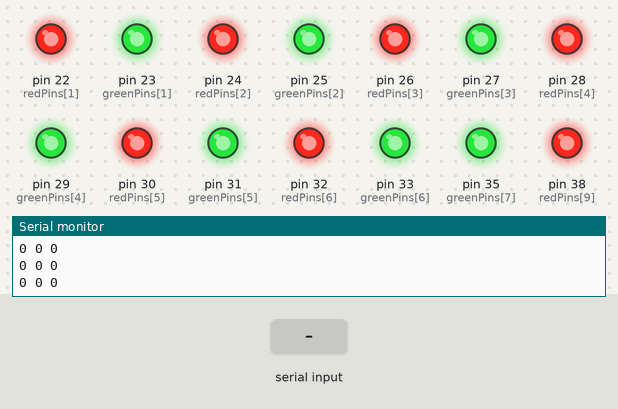
A sketch run on a simulated Arduino Mega 2560, built with avr-gcc and run on an emulated ATmega2560. Parts: output pins drawn as LEDs (lit = HIGH), the last lines printed to the serial monitor. The test bench sets the inputs (shaded band).

Above: at 1.2 s.
1.3 s: "1\n" received over Serial
At 2.5 s:
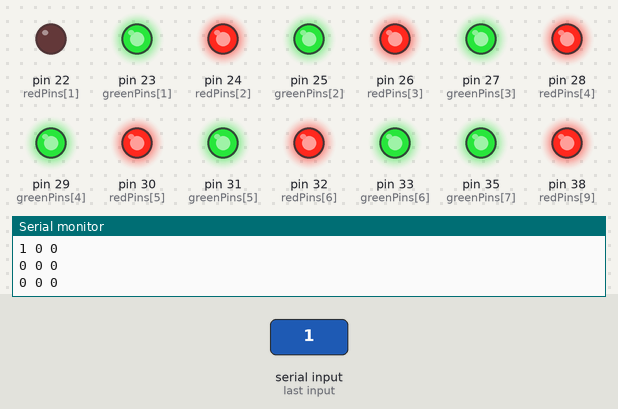
2.8 s: "5\n" received over Serial
At 3.8 s:
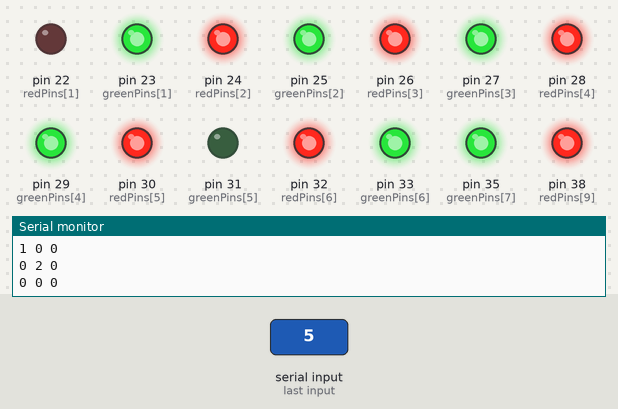
4.3 s: "9\n" received over Serial
At 4.9 s:
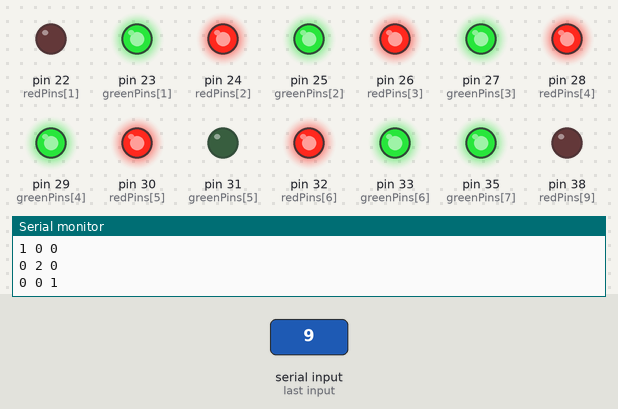
5.8 s: "3\n" received over Serial
At 6.1 s:
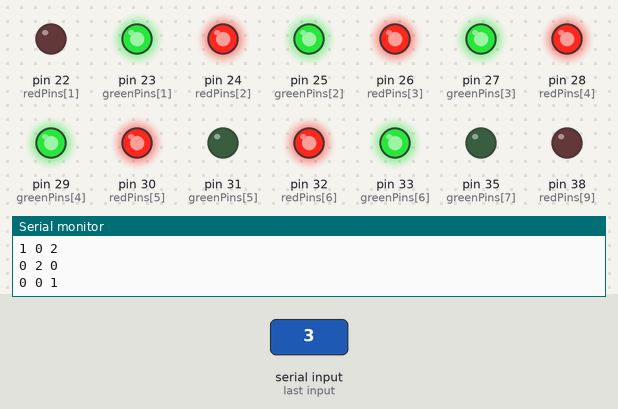
7.3 s: "7\n" received over Serial
At 8.4 s:
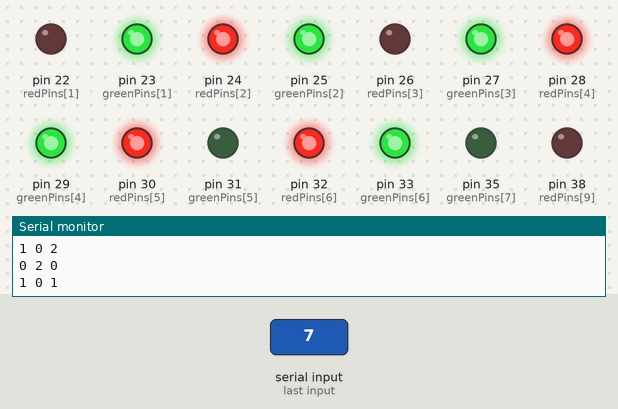
Timing chart, 0 to 9.8 s (numbered marks = the images above; inputs shaded):
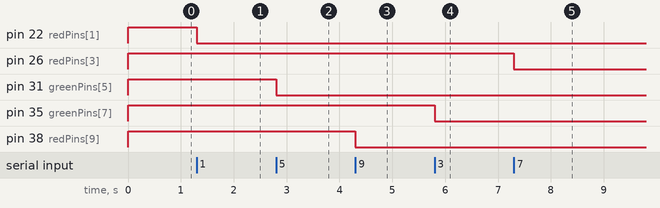

Measured:
- after the input at 1.3 s, pin 22 (redPins[1]): HIGH → LOW at once
- after the input at 2.8 s, pin 31 (greenPins[5]): HIGH → LOW at once
- after the input at 4.3 s, pin 38 (redPins[9]): HIGH → LOW at once
- after the input at 5.8 s, pin 35 (greenPins[7]): HIGH → LOW at once
- after the input at 7.3 s, pin 26 (redPins[3]): HIGH → LOW at once

The sketch:

TicTacToe.ino
```cpp
// Arduino Tic-Tac-Toe Project
// Student: Lazea Dragos-Bogdan
// Group: 30233
// 2021-2022

int player = 1; // the current playe
int selectedPosition = 0; // current selected position
String inString = ""; // for reading the posisions
int color1 = 1; // 1-Red, 2-Green
int color2 = 2; // 1-Red, 2-Green
int redPins[] = {0, 22, 24, 26, 28, 30, 32, 34, 36, 38}; // red pins on the board
int greenPins[] = {0, 23, 25, 27, 29, 31, 33, 35, 37, 39}; // green pins on the board
int bluePins[] = {0, 40, 41, 42, 43, 44, 45, 46, 47, 48}; // blue pins on the board

// the grid
int grid[3][3] = {
  {0,0,0},
  {0,0,0},
  {0,0,0},
};

/*
Grid looks like:
1 2 3
4 5 6
7 8 9
*/

// returns the value at position pos
int getGridValue (int pos) {
  return grid[(pos - 1) / 3][(pos - 1) % 3];
}

// returns the value (index) of the led
int getLedValue (int pos) {
  if (pos == 1 || pos == 5 || pos == 9)
    return pos;
  else if (pos == 3 || pos == 7)
    return (10 - pos);
  else if (pos == 2)
    return 4;
  else if (pos == 4)
    return 2;
  else if (pos == 6)
    return 8;
  else
    return 6;
}

// sets the grid value at position pos
void setGridValue (int pos) {
  grid[(pos - 1) / 3][(pos - 1) % 3] = player;
}

// checks if a position is valid (free)
boolean validPosition (int pos) {
  if (pos >= 1 && pos <=9 && getGridValue(pos) == 0) {
    return true;
  }
  return false;
}

// displays the grid in Serial Monitor
void displayGrid () {
  for (int i = 0; i < 3; i++) {
    for (int j = 0; j < 3; j++) {
      Serial.print(grid[i][j], DEC);
      Serial.print(" ");
    }
    Serial.println();
  }
}

// checks if the grid is full
boolean noFreePosLeft () {
  for (int i = 0; i < 3; i++) {
    for (int j = 0; j < 3; j++) {
      if (grid[i][j] == 0) {
        return false;
      }
    }
  }
  return true;
}

// switch players during the game
void switchPlayers () {
  if (player == 1)
    player = 2;
  else
    player = 1;
}

// vertical win
boolean verticalWin () {
  for (int pos = 1; pos <= 3; pos++) {
    if (getGridValue(pos) == getGridValue(pos + 3) && getGridValue(pos) == getGridValue(pos + 6) && getGridValue(pos) != 0) {
      return true;
    }
  }
  return false;
}

// horizontal win
boolean horizontalWin () {
  for (int pos = 1; pos <= 7; pos = pos + 3) {
    if (getGridValue(pos) == getGridValue(pos + 1) && getGridValue(pos) == getGridValue(pos + 2) && getGridValue(pos) != 0) {
      return true;
    }
  }
  return false;
}

// first diagonal win
boolean firstDiagonalWin () {
  if (getGridValue(1) == getGridValue(5) && getGridValue(1) == getGridValue(9) && getGridValue(1) != 0)
    return true;
  else
    return false;
}

// second diagonal win
boolean secondDiagonalWin () {
  if (getGridValue(3) == getGridValue(5) && getGridValue(3) == getGridValue(7) && getGridValue(3) != 0)
    return true;
  else
    return false;
}

// win function
boolean win () {
  return verticalWin() || horizontalWin() || firstDiagonalWin() || secondDiagonalWin();
}

// colors a led red
void RGB_color_red(int red_light_pin, int green_light_pin, int blue_light_pin) {
  digitalWrite(red_light_pin, LOW);
  digitalWrite(green_light_pin, HIGH);
  digitalWrite(blue_light_pin, HIGH);
}

// colors a led greed
void RGB_color_green(int red_light_pin, int green_light_pin, int blue_light_pin) {
  digitalWrite(red_light_pin, HIGH);
  digitalWrite(green_light_pin, LOW);
  digitalWrite(blue_light_pin, HIGH);
}

// turn a led off
void RGB_off(int red_light_pin, int green_light_pin, int blue_light_pin) {
  digitalWrite(red_light_pin, HIGH);
  digitalWrite(green_light_pin, HIGH);
  digitalWrite(blue_light_pin, HIGH);
}

// turns all the leds off
void turnLedsOff(){
  for (int i = 1; i <= 9; i++) {
    RGB_off(redPins[i], greenPins[i], bluePins[i]);
  }
}

// color the led depending on player
void colorLed(int pos) {
  if (getGridValue(pos) == 0) {
    RGB_off(redPins[getLedValue(pos)], greenPins[getLedValue(pos)], bluePins[getLedValue(pos)]);
  }
  else if (getGridValue(pos) == 1) {
    RGB_color_red(redPins[getLedValue(pos)], greenPins[getLedValue(pos)], bluePins[getLedValue(pos)]);
  }
  else {
    RGB_color_green(redPins[getLedValue(pos)], greenPins[getLedValue(pos)], bluePins[getLedValue(pos)]);
  }
}

// reset the game (called after the game has ended)
void resetGame () {
  switchPlayers();
  for (int i = 0; i < 3; i++) {
    for (int j = 0; j < 3; j++) {
      grid[i][j] = 0;
    }
  }
  //chooseColor();
  Serial.println("Game started!");
  displayGrid();
  turnLedsOff();
}

// setup
void setup() {
  // put your setup code here, to run once:
  Serial.begin(9600);
  // set all leds as outputs
  for (int i = 1; i <= 9; i++) {
    pinMode(redPins[i], OUTPUT);
    pinMode(greenPins[i], OUTPUT);
    pinMode(bluePins[i], OUTPUT);
  }
  // displays the grid
  displayGrid();
  // turn all the leds off
  turnLedsOff();
}

// loop
void loop() {
  // put your main code here, to run repeatedly:
  while (Serial.available() > 0) {
    int inChar = Serial.read();
    if (isDigit(inChar)) {
      inString += (char)inChar;
    }
    // if you get a newline, print the string, then the string's value:
    if (inChar == '\n') {
      Serial.print("Player: ");
      Serial.println(player);
      Serial.print("Selected position: ");
      Serial.println(inString.toInt());
      selectedPosition = inString.toInt();
      if (validPosition(selectedPosition)) {
        setGridValue(selectedPosition);
        colorLed(selectedPosition);
        if (win()) {
          displayGrid();
          Serial.print("Finished! Winner is: Player ");
          Serial.print(player);
          Serial.println(". Congrats! :)");
          delay(10000);
          resetGame();
        }
        else {
          if (noFreePosLeft()) {
            Serial.println("No space left on the board. Game over!");
            delay(10000);
            resetGame();
          }
          else {
            switchPlayers();
            displayGrid();
          }
        }

      }
      else {
        Serial.println("Invalid position. Try again!");
      }
      inString = "";
    }
  }
}
```
